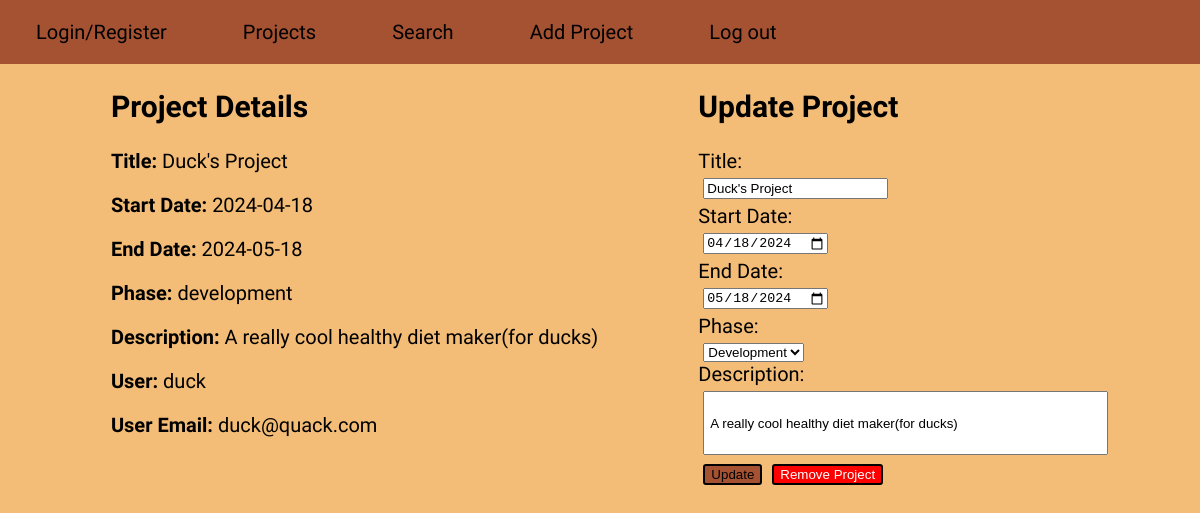
The page /portfolio3Final/projectDetails.php?pid=14 (signed in) on the database its author committed.
### tables this page shows
CREATE TABLE `projects` (
  `pid` int(10) UNSIGNED NOT NULL,
  `title` varchar(100) NOT NULL,
  `start_date` date DEFAULT NULL,
  `end_date` date DEFAULT NULL,
  `phase` enum('design','development','testing','deployment','complete') DEFAULT NULL,
  `description` varchar(500) DEFAULT NULL,
  `uid` int(10) UNSIGNED NOT NULL
);

CREATE TABLE `users` (
  `uid` int(10) UNSIGNED NOT NULL,
  `username` varchar(255) NOT NULL,
  `password` varchar(255) NOT NULL,
  `email` varchar(255) NOT NULL
);

### portfolio3Final/projectDetails.php (the view, shortened to what this page needs)
<!DOCTYPE html>
<html lang="en">
<head>
    <link rel="stylesheet" type="text/css" href="styles.css" />
    </head>
    <body class="jersey-20-regular">
    <nav class="navbar">
            <ul id="options">
                <li><a class="not-current" onclick="window.location.href='login.php'">Login/Register</a></li>
                <li><a class="not-current" onclick="window.location.href='projects.php'">Projects</a></li>
                <li><a class="not-current" onclick="window.location.href='search.php'">Search</a></li>
                <li><a class="not-current" onclick="window.location.href='create.php'">Add Project</a></li>
                <?php
                    if (isset($_SESSION['uid'])) {
                        ?>
                        <li><a class="not-current" onclick="window.location.href='logout.php'">Log out</a></li>
                        <?php
                    } ?>
    </nav>
    <?php
                    $projectId = $_GET['pid'];
                    require_once('dbConnect.php');
                    try {
                        $query = "SELECT p.*, u.username, u.email FROM projects p JOIN users u ON p.uid = u.uid WHERE pid = :pid";
                        $stat = $db->prepare($query);
                        $stat->bindParam(':pid', $projectId);
                        $stat->execute();
                        $project = $stat->fetch(PDO::FETCH_ASSOC);
                        if (!$project) {
                            echo "<p>Project not found!</p>";
                        }
                     else {
                            ?>
        <div class='container'>
            <div>
                <h2>Project Details</h2>
                <p><b>Title:</b> <?php echo $project['title'];  ?></p>
                <p><b>Start Date:</b> <?php echo $project['start_date']; ?></p>
                <p><b>End Date:</b> <?php echo $project['end_date']; ?></p>
                <p><b>Phase:</b> <?php echo $project['phase']; ?></p>
                <p><b>Description:</b> <?php echo $project['description']; ?></p>
                <p><b>User:</b> <?php echo $project['username']; ?></p>
                <p><b>User Email:</b> <?php echo $project['email']; ?></p>
            </div>
            <div id='update'>
                <h2>Update Project</h2>
                <form method='post'>
                    <label>Title:</label><br>
                    <input type='text' name='title' value='<?php echo $project['title']; ?>' placeholder='Title' required><br>
                    <label>Start Date:</label><br>
                    <input type='date' name='start_date' value='<?php echo $project['start_date']; ?>' placeholder='Start Date' required><br>
                    <label>End Date:</label><br>
                    <input type='date' name='end_date' value='<?php echo $project['end_date']; ?>' placeholder='End Date'><br>
                    <label>Phase:</label><br>
                    <select name='phase' style="margin-left:5px;" required>
                        <option value='development' <?php if($project['phase'] == 'development') echo 'selected'; ?>>Development</option>
                    </select><br>
                    <label>Description:</label><br>
                    <input type="text" name="descript" value='<?php echo $project['description']; ?>' placeholder="Description" style="width: 100%; height: 50px; padding: 5px;" required>
                    <button type='submit' name='update' style="margin-left:5px;">Update</button>
                    <button type='submit' name='remove' style="margin-left:5px; background-color: red; color: white;" onclick="return confirm('Are you sure you want to remove this project?')">Remove Project</button>
                </form>
            </div>
        </div>
    <?php
    }
} catch(PDOException $ex) {
    echo "Failed to retrieve project details.<br>";
    echo "Error details: <em>" . $ex->getMessage() . "</em>";
    exit;
}
?>
</body>
</html>

### portfolio3Final/styles.css (style rules this page uses)
body { background-color: #f3bc77; display: flex; flex-wrap: wrap; justify-content: center; align-items: center; flex-direction: column; font-family: 'Segoe UI', Tahoma, Geneva, Verdana, sans-serif; margin:auto; overflow: auto; }
a { text-decoration: none; color: black; }
.jersey-20-regular { font-family: "Jersey 20", sans-serif; font-weight: 400; font-style: normal; font-size: 20px; }
.navbar { position: relative; display: flex; flex-direction: column; background-color: #a55233; width: 100%; }
.navbar ul { display: flex; flex-wrap: wrap; padding: 0; margin: 0; list-style-type: none; }
.navbar li { text-align: center; float: left; margin: 2.5vh; margin-right: 3vh; padding: 0 2vh; cursor: pointer; }
input { margin: 5px; }
button { background-color: #a55233; border: solid 2px black; border-radius: 3px; }

### portfolio3Final/projectDetails.php (style rules this page uses)
.container { display: flex; justify-content: space-between; align-items: flex-start; }
#update { flex: 1; margin-left: 100px; }

### rows shown on the page
projects: title "Duck's Project", start_date "2024-04-18", end_date "2024-05-18", phase "development", description "A really cool healthy diet maker(for ducks)", uid.username "duck", uid.email "duck@quack.com", start_date "04/18/2024", end_date "05/18/2024", phase "Development", descript "A really cool healthy diet maker(for ducks)"
